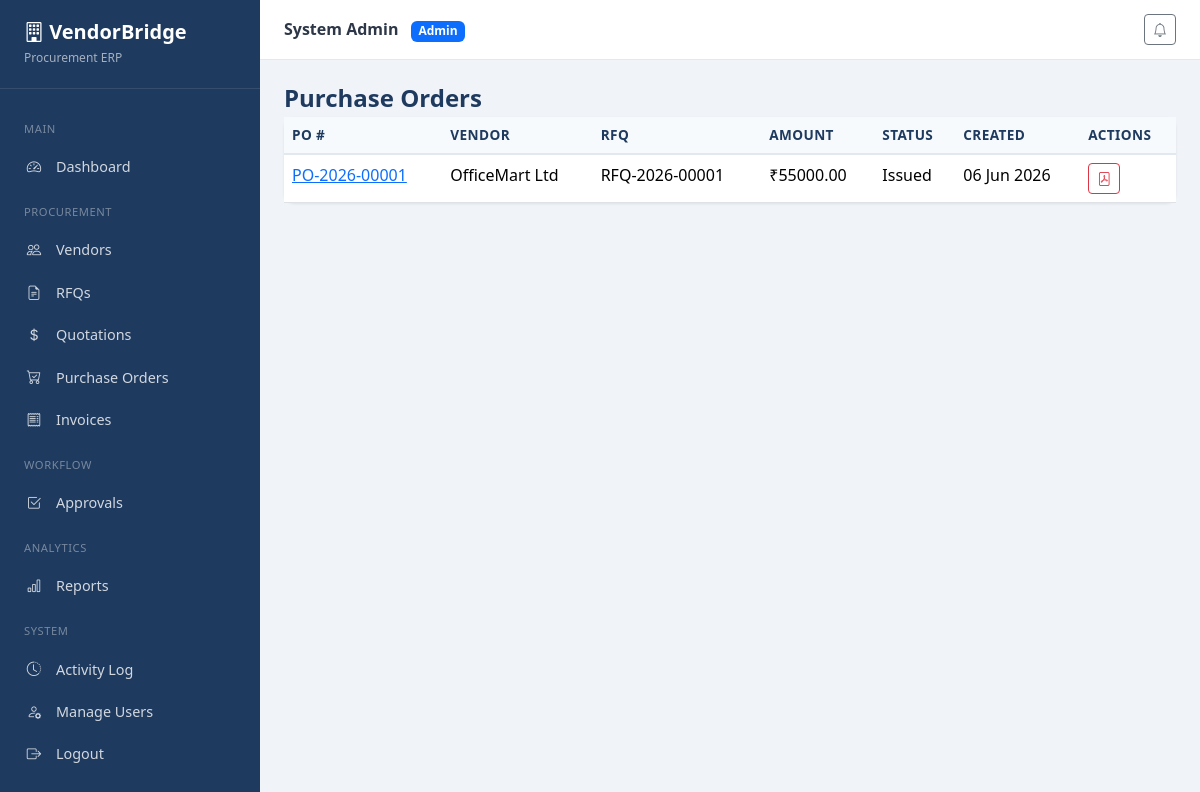
/procurement/po/ (signed in), run on the app's committed database.
### accounts/models.py (models this page shows, shortened)
class User(AbstractUser):
    ROLE_ADMIN = 'admin'
    ROLE_PROCUREMENT = 'procurement_officer'
    ROLE_VENDOR = 'vendor'
    ROLE_MANAGER = 'manager'
    ROLE_CHOICES = [
        (ROLE_ADMIN, 'Admin'),
        (ROLE_PROCUREMENT, 'Procurement Officer'),
        (ROLE_VENDOR, 'Vendor'),
        (ROLE_MANAGER, 'Manager / Approver'),
    ]
    role = models.CharField(max_length=30, choices=ROLE_CHOICES, default=ROLE_PROCUREMENT)
    phone = models.CharField(max_length=20, blank=True)
    created_at = models.DateTimeField(auto_now_add=True)
    class Meta:
        ordering = ['username']
    @property
    def is_admin_role(self):
        return self.role == self.ROLE_ADMIN or self.is_superuser
    @property
    def is_vendor_role(self):
        return self.role == self.ROLE_VENDOR

### procurement/models.py (models this page shows, shortened)
class PurchaseOrder(models.Model):
    STATUS_DRAFT = 'draft'
    STATUS_ISSUED = 'issued'
    STATUS_COMPLETED = 'completed'
    STATUS_CANCELLED = 'cancelled'
    STATUS_CHOICES = [
        (STATUS_DRAFT, 'Draft'),
        (STATUS_ISSUED, 'Issued'),
        (STATUS_COMPLETED, 'Completed'),
        (STATUS_CANCELLED, 'Cancelled'),
    ]
    po_number = models.CharField(max_length=30, unique=True, default=generate_po_number)
    vendor = models.ForeignKey(Vendor, on_delete=models.PROTECT, related_name='purchase_orders')
    quotation = models.OneToOneField(Quotation, on_delete=models.PROTECT, related_name='purchase_order')
    amount = models.DecimalField(max_digits=12, decimal_places=2)
    status = models.CharField(max_length=20, choices=STATUS_CHOICES, default=STATUS_ISSUED)
    created_by = models.ForeignKey(
        settings.AUTH_USER_MODEL,
        on_delete=models.SET_NULL,
        null=True,
        related_name='created_pos',
    )
    created_at = models.DateTimeField(auto_now_add=True)
    class Meta:
        ordering = ['-created_at']

class Quotation(models.Model):
    STATUS_DRAFT = 'draft'
    STATUS_SUBMITTED = 'submitted'
    STATUS_SELECTED = 'selected'
    STATUS_REJECTED = 'rejected'
    STATUS_CHOICES = [
        (STATUS_DRAFT, 'Draft'),
        (STATUS_SUBMITTED, 'Submitted'),
        (STATUS_SELECTED, 'Selected'),
        (STATUS_REJECTED, 'Rejected'),
    ]
    rfq = models.ForeignKey(RFQ, on_delete=models.CASCADE, related_name='quotations')
    vendor = models.ForeignKey(Vendor, on_delete=models.CASCADE, related_name='quotations')
    quoted_price = models.DecimalField(max_digits=12, decimal_places=2)
    delivery_timeline = models.PositiveIntegerField(help_text='Delivery timeline in days')
    notes = models.TextField(blank=True)
    status = models.CharField(max_length=20, choices=STATUS_CHOICES, default=STATUS_SUBMITTED)
    submission_date = models.DateTimeField(auto_now_add=True)
    updated_at = models.DateTimeField(auto_now=True)
    class Meta:
        ordering = ['quoted_price']
        unique_together = ['rfq', 'vendor']

class RFQ(models.Model):
    STATUS_DRAFT = 'draft'
    STATUS_OPEN = 'open'
    STATUS_CLOSED = 'closed'
    STATUS_AWARDED = 'awarded'
    STATUS_CHOICES = [
        (STATUS_DRAFT, 'Draft'),
        (STATUS_OPEN, 'Open'),
        (STATUS_CLOSED, 'Closed'),
        (STATUS_AWARDED, 'Awarded'),
    ]
    rfq_number = models.CharField(max_length=30, unique=True, default=generate_rfq_number)
    title = models.CharField(max_length=200)
    product_name = models.CharField(max_length=200)
    description = models.TextField()
    quantity = models.PositiveIntegerField(default=1)
    deadline = models.DateTimeField()
    attachment = models.FileField(upload_to='rfq_attachments/', blank=True, null=True)
    assigned_vendors = models.ManyToManyField(Vendor, blank=True, related_name='assigned_rfqs')
    created_by = models.ForeignKey(
        settings.AUTH_USER_MODEL,
        on_delete=models.SET_NULL,
        null=True,
        related_name='created_rfqs',
    )
    status = models.CharField(max_length=20, choices=STATUS_CHOICES, default=STATUS_OPEN)
    created_at = models.DateTimeField(auto_now_add=True)
    class Meta:
        ordering = ['-created_at']
        verbose_name = 'RFQ'
        verbose_name_plural = 'RFQs'

### vendors/models.py (models this page shows, shortened)
class Vendor(models.Model):
    STATUS_ACTIVE = 'active'
    STATUS_INACTIVE = 'inactive'
    STATUS_CHOICES = [
        (STATUS_ACTIVE, 'Active'),
        (STATUS_INACTIVE, 'Inactive'),
    ]
    CATEGORY_CHOICES = [
        ('it', 'IT & Software'),
        ('office', 'Office Supplies'),
        ('manufacturing', 'Manufacturing'),
        ('services', 'Professional Services'),
        ('logistics', 'Logistics'),
        ('other', 'Other'),
    ]
    user = models.OneToOneField(
        settings.AUTH_USER_MODEL,
        on_delete=models.SET_NULL,
        null=True,
        blank=True,
        related_name='vendor_profile',
    )
    vendor_name = models.CharField(max_length=150)
    company_name = models.CharField(max_length=200)
    category = models.CharField(max_length=50, choices=CATEGORY_CHOICES, default='other')
    gst_number = models.CharField(max_length=20, blank=True)
    email = models.EmailField()
    phone = models.CharField(max_length=20)
    address = models.TextField()
    status = models.CharField(max_length=20, choices=STATUS_CHOICES, default=STATUS_ACTIVE)
    rating = models.DecimalField(max_digits=3, decimal_places=1, default=4.0)
    created_at = models.DateTimeField(auto_now_add=True)
    class Meta:
        ordering = ['company_name']

### procurement/views.py (the view)
# urls.py: path('po/', views.po_list, name='po_list'),
@login_required
@role_required(User.ROLE_ADMIN, User.ROLE_PROCUREMENT)
def po_list(request):
    pos = PurchaseOrder.objects.select_related('vendor', 'quotation').all()
    return render(request, 'procurement/po_list.html', {'purchase_orders': pos})

### core/context_processors.py (called while the page is built)
def notifications_processor(request):
    if request.user.is_authenticated:
        unread = request.user.notifications.filter(is_read=False).count()
        recent = request.user.notifications.all()[:5]
        return {'unread_notifications': unread, 'recent_notifications': recent}
    return {'unread_notifications': 0, 'recent_notifications': []}

### templates/procurement/po_list.html (shortened to what this page needs)
{% extends 'base.html' %}
{% block content %}
<h1 class="page-title">Purchase Orders</h1>
<div class="card-panel">
    <div class="card-body p-0">
        <table class="table table-vb mb-0">
            <thead><tr><th>PO #</th><th>Vendor</th><th>RFQ</th><th>Amount</th><th>Status</th><th>Created</th><th>Actions</th></tr></thead>
            <tbody>
                {% for po in purchase_orders %}
                <tr>
                    <td><a href="{% url 'procurement:po_detail' po.pk %}">{{ po.po_number }}</a></td>
                    <td>{{ po.vendor.company_name }}</td>
                    <td>{{ po.quotation.rfq.rfq_number }}</td>
                    <td>₹{{ po.amount|floatformat:2 }}</td>
                    <td>{{ po.get_status_display }}</td>
                    <td>{{ po.created_at|date:"d M Y" }}</td>
                    <td>
                        <a href="{% url 'procurement:po_pdf' po.pk %}" class="btn btn-sm btn-outline-danger"><i class="bi bi-file-pdf"></i></a>
                    </td>
                </tr>
                {% empty %}
                <tr><td colspan="7" class="text-center text-muted py-4">No purchase orders.</td></tr>
                {% endfor %}
            </tbody>
        </table>
    </div>
</div>
{% endblock %}

### templates/partials/navbar.html (shortened to what this page needs)
<div class="topbar">
    <div class="d-flex align-items-center gap-3">
        <div>
            <strong>{{ user.get_full_name|default:user.username }}</strong>
            <span class="badge bg-primary ms-2">{{ user.get_role_display }}</span>
        </div>
    </div>
    <div class="d-flex align-items-center gap-3">
        <div class="dropdown">
            <button class="btn btn-sm btn-outline-secondary position-relative" data-bs-toggle="dropdown">
                <i class="bi bi-bell"></i>
            </button>
        </div>
    </div>
</div>

### data on the page
User: get_full_name "System Admin", role "Admin"
PurchaseOrder: po_number "PO-2026-00001", vendor.company_name "OfficeMart Ltd", quotation.rfq.rfq_number "RFQ-2026-00001", amount "55000.00", status "Issued", created_at "06 Jun 2026"
